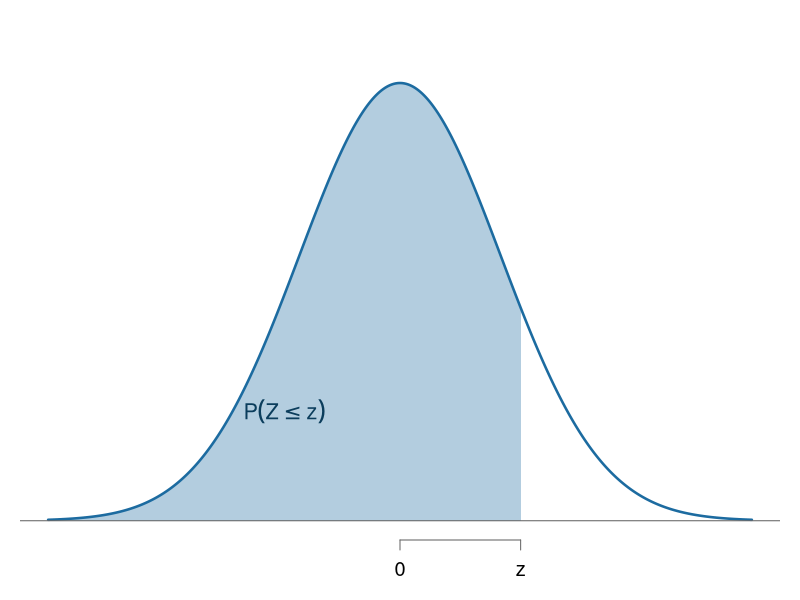
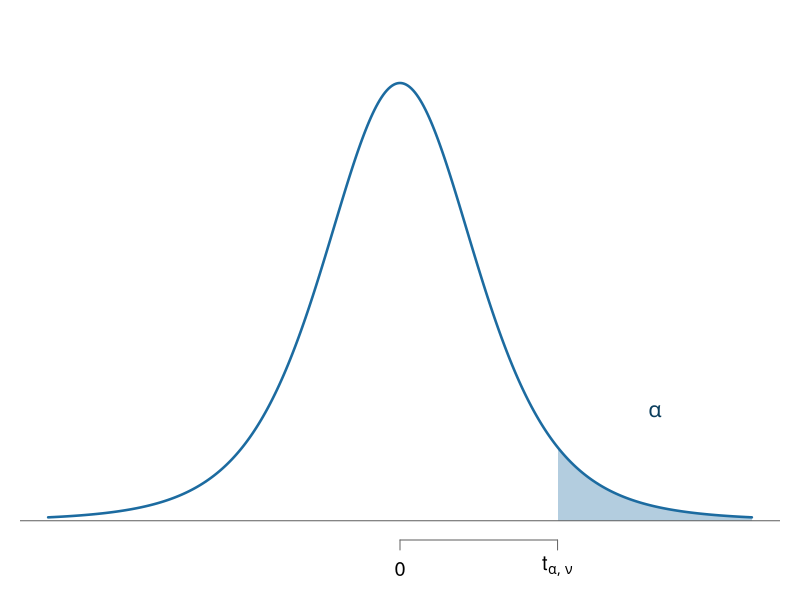
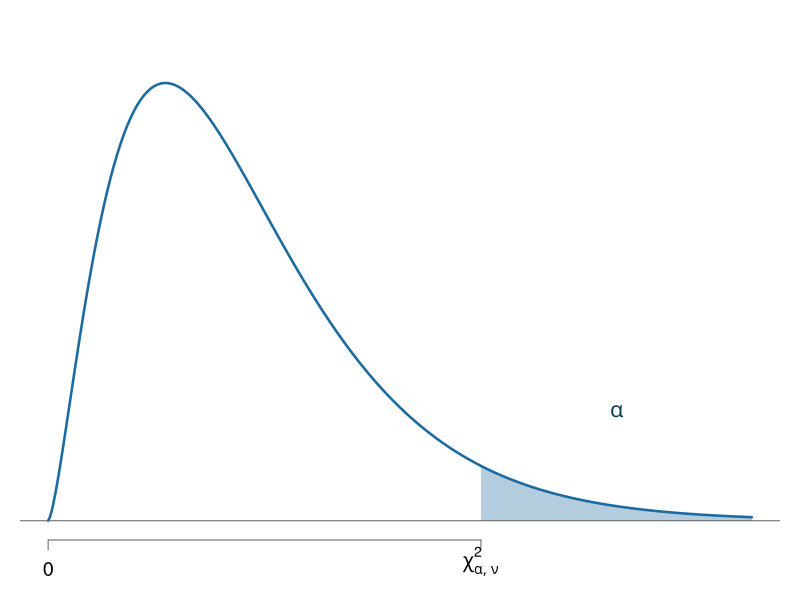
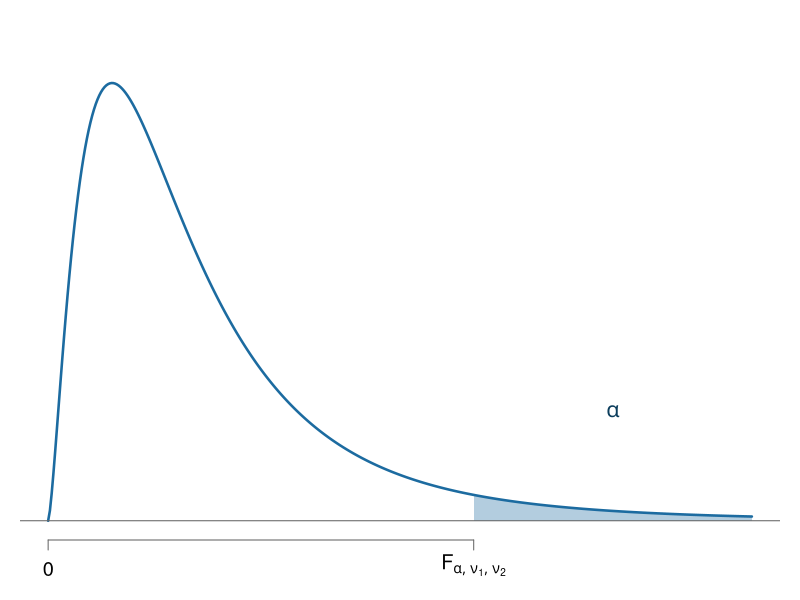

Recreate these plots in R, in order.
## ---- chunk 1
#| label: preparar-tablas
#| echo: false

library(kableExtra)
options(knitr.kable.NA = "")

# Da formato a un número sin notación científica y con d decimales
fmt <- function(x, d) formatC(x, format = "f", digits = d)

# Los valores muy pequeños se muestran con tres cifras significativas
fmt_signif <- function(x, d = 3) {
  ifelse(x < 0.1,
         formatC(signif(x, 3), format = "fg", digits = 3, flag = "#"),
         formatC(x, format = "f", digits = d))
}

# Estilo común de los cuadros del apéndice
estilo <- function(k, letra = 13) {
  k %>%
    kable_styling(full_width = FALSE, font_size = letra,
                  bootstrap_options = c("striped", "hover", "condensed")) %>%
    column_spec(1, bold = TRUE)
}
## ---- chunk 2
#| label: figura-areas
#| echo: false

# Dibuja una densidad y sombrea un área; se usa en las figuras del apéndice
dibujar_area <- function(f, desde, hasta, a, b, etiqueta, marcas, rotulos) {
  x <- seq(desde, hasta, length.out = 400)
  y <- f(x)
  plot(x, y, type = "n", axes = FALSE, xlab = "", ylab = "",
       ylim = c(0, max(y) * 1.1))
  xs <- seq(a, b, length.out = 200)
  polygon(c(a, xs, b), c(0, f(xs), 0), col = "#1C6BA055", border = NA)
  lines(x, y, lwd = 2.5, col = "#1C6BA0")
  abline(h = 0, col = "gray40")
  axis(1, at = marcas, labels = rotulos, tick = TRUE,
       col = "gray40", cex.axis = 1.2)
  text(mean(c(max(a, desde), min(b, hasta))), max(y) * 0.25, etiqueta,
       cex = 1.3, col = "#0b3d5c")
}
## ---- chunk 3
#| label: fig-apa-z
#| fig-cap: "Área que da la tabla Z."
#| fig-alt: "Curva normal estándar con el área sombreada a la izquierda de un valor z positivo"
#| echo: false
#| fig-width: 7
#| fig-height: 3

par(mar = c(3, 1, 1, 1))
dibujar_area(dnorm, -3.5, 3.5, -3.5, 1.2, expression(P(Z <= z)),
             marcas = c(0, 1.2), rotulos = expression(0, z))
## ---- chunk 4
#| label: calculo-z
#| echo: false

# Cuadro de la normal estándar: filas con el primer decimal y columnas con el segundo
tabla_z <- function(filas, signo) {
  m <- t(sapply(filas, function(z0) pnorm(signo * (z0 + (0:9) / 100))))
  rotulo <- paste0(if (signo < 0) "−" else "", fmt(filas, 1))
  data.frame(z = rotulo, apply(m, 2, fmt, d = 4), check.names = FALSE)
}
z_neg <- tabla_z(seq(3.4, 0, by = -0.1), signo = -1)
z_pos <- tabla_z(seq(0, 3.4, by = 0.1), signo = 1)
encabezado_z <- c("<i>z</i>", sprintf("0.0%d", 0:9))
## ---- chunk 5
#| label: tbl-apa-z-neg
#| tbl-cap: "Normal estándar: $P(Z \\le z)$ para $z$ negativos."
#| echo: false

z_neg %>%
  kbl(col.names = encabezado_z, escape = FALSE, align = "c") %>%
  estilo()
## ---- chunk 6
#| label: tbl-apa-z-pos
#| tbl-cap: "Normal estándar: $P(Z \\le z)$ para $z$ positivos."
#| echo: false

z_pos %>%
  kbl(col.names = encabezado_z, escape = FALSE, align = "c") %>%
  estilo()
## ---- chunk 7
# Con el valor redondeado, igual que en la tabla
pnorm(-1.67)

# Sin redondear z: R estandariza solo si se le dan la media y la desviación
pnorm(25, mean = 30, sd = 3)
## ---- chunk 8
#| label: fig-apa-t
#| fig-cap: "Área que da la tabla t."
#| fig-alt: "Curva t de Student con el área sombreada a la derecha del valor crítico"
#| echo: false
#| fig-width: 7
#| fig-height: 3

par(mar = c(3, 1, 1, 1))
dibujar_area(function(x) dt(x, df = 5), -4.5, 4.5, 2.015, 4.5,
             expression(alpha), marcas = c(0, 2.015),
             rotulos = expression(0, t[list(alpha, nu)]))
## ---- chunk 9
#| label: tbl-apa-t
#| tbl-cap: "Valores críticos $t_{\\alpha,\\nu}$ con área $\\alpha$ a la derecha."
#| echo: false

alfas_t <- c(0.10, 0.05, 0.025, 0.01, 0.005, 0.001, 0.0005)
nu_t <- c(1:30, 40, 50, 60, 80, 100, 120, Inf)
m_t <- sapply(alfas_t, function(a) qt(1 - a, df = nu_t))
tab_t <- data.frame(nu = ifelse(is.infinite(nu_t), "∞", nu_t), apply(m_t, 2, fmt, d = 3))

tab_t %>%
  kbl(col.names = c("<i>ν</i>", paste0("<i>α</i> = ", alfas_t)),
      escape = FALSE, align = "c") %>%
  estilo()
## ---- chunk 10
# Área a la izquierda = 1 - 0.025 = 0.975
qt(0.975, df = 9)
## ---- chunk 11
#| label: fig-apa-chi
#| fig-cap: "Área que da la tabla chi-cuadrado."
#| fig-alt: "Curva chi-cuadrado asimétrica con el área sombreada a la derecha del valor crítico"
#| echo: false
#| fig-width: 7
#| fig-height: 3

par(mar = c(3, 1, 1, 1))
dibujar_area(function(x) dchisq(x, df = 5), 0, 18, 11.07, 18,
             expression(alpha), marcas = c(0, 11.07),
             rotulos = expression(0, chi[list(alpha, nu)]^2))
## ---- chunk 12
#| label: tbl-apa-chi
#| tbl-cap: "Valores críticos $\\chi^2_{\\alpha,\\nu}$ con área $\\alpha$ a la derecha."
#| echo: false

alfas_chi <- c(0.995, 0.99, 0.975, 0.95, 0.90, 0.10, 0.05, 0.025, 0.01, 0.005)
nu_chi <- c(1:30, seq(40, 100, by = 10))
m_chi <- sapply(alfas_chi, function(a) qchisq(1 - a, df = nu_chi))
tab_chi <- data.frame(nu = nu_chi, apply(m_chi, 2, fmt_signif, d = 3))

tab_chi %>%
  kbl(col.names = c("<i>ν</i>", paste0("<i>α</i> = ", alfas_chi)),
      escape = FALSE, align = "c") %>%
  estilo(letra = 12)
## ---- chunk 13
# qchisq() recibe el área a la izquierda
qchisq(0.975, df = 9)   # valor de la derecha
qchisq(0.025, df = 9)   # valor de la izquierda
## ---- chunk 14
#| label: fig-apa-f
#| fig-cap: "Área que da la tabla F."
#| fig-alt: "Curva F asimétrica con el área sombreada a la derecha del valor crítico"
#| echo: false
#| fig-width: 7
#| fig-height: 3

par(mar = c(3, 1, 1, 1))
dibujar_area(function(x) df(x, df1 = 5, df2 = 10), 0, 5.5, 3.326, 5.5,
             expression(alpha), marcas = c(0, 3.326),
             rotulos = expression(0, F[list(alpha, nu[1], nu[2])]))
## ---- chunk 15
#| label: calculo-f
#| echo: false

nu1_f <- c(1:10, 12, 15, 20, 24, 30, 40, 60, 120, Inf)
nu2_f <- c(1:30, 40, 60, 120, Inf)
inf_txt <- function(v) ifelse(is.infinite(v), "∞", v)

cuadro_f <- function(alfa) {
  m <- outer(nu2_f, nu1_f, function(n2, n1) qf(1 - alfa, df1 = n1, df2 = n2))
  tab <- data.frame(inf_txt(nu2_f), apply(m, 2, fmt, d = 2), check.names = FALSE)
  tab %>%
    kbl(col.names = c("<i>ν</i><sub>2</sub> \\ <i>ν</i><sub>1</sub>", inf_txt(nu1_f)),
        escape = FALSE, align = "c") %>%
    estilo(letra = 11) %>%
    scroll_box(width = "100%")
}
## ---- chunk 16
#| label: tbl-apa-f10
#| tbl-cap: "Valores críticos $F_{0.10,\\nu_1,\\nu_2}$."
#| echo: false

cuadro_f(0.10)
## ---- chunk 17
#| label: tbl-apa-f05
#| tbl-cap: "Valores críticos $F_{0.05,\\nu_1,\\nu_2}$."
#| echo: false

cuadro_f(0.05)
## ---- chunk 18
#| label: tbl-apa-f025
#| tbl-cap: "Valores críticos $F_{0.025,\\nu_1,\\nu_2}$."
#| echo: false

cuadro_f(0.025)
## ---- chunk 19
#| label: tbl-apa-f01
#| tbl-cap: "Valores críticos $F_{0.01,\\nu_1,\\nu_2}$."
#| echo: false

cuadro_f(0.01)
## ---- chunk 20
qf(0.95, df1 = 7, df2 = 9)       # cola derecha
qf(0.05, df1 = 7, df2 = 9)       # cola izquierda, directo
1 / qf(0.95, df1 = 9, df2 = 7)   # cola izquierda con la ecuación
## ---- chunk 21
#| label: calculo-binomial
#| echo: false

p_bin <- c(0.05, 0.10, 0.15, 0.20, 0.25, 0.30, 0.40, 0.50,
           0.60, 0.70, 0.75, 0.80, 0.85, 0.90, 0.95)

cuadro_binomial <- function(enes) {
  filas <- do.call(rbind, lapply(enes, function(n) {
    x <- 0:n
    data.frame(x = x, sapply(p_bin, function(p) fmt(pbinom(x, size = n, prob = p), 3)),
               check.names = FALSE)
  }))
  largo <- enes + 1
  k <- filas %>%
    kbl(col.names = c("<i>x</i>", fmt(p_bin, 2)), escape = FALSE, align = "c",
        row.names = FALSE) %>%
    add_header_above(c(" " = 1, "<i>p</i>" = length(p_bin)), escape = FALSE) %>%
    estilo(letra = 11)
  inicio <- cumsum(c(1, head(largo, -1)))
  for (i in seq_along(enes)) {
    k <- k %>% pack_rows(paste0("n = ", enes[i]), inicio[i], inicio[i] + largo[i] - 1)
  }
  k %>% scroll_box(width = "100%")
}
## ---- chunk 22
#| label: tbl-apa-binom-1
#| tbl-cap: "Binomial: $P(X \\le x)$ para $n$ entre 1 y 5."
#| echo: false

cuadro_binomial(1:5)
## ---- chunk 23
#| label: tbl-apa-binom-2
#| tbl-cap: "Binomial: $P(X \\le x)$ para $n$ entre 6 y 10."
#| echo: false

cuadro_binomial(6:10)
## ---- chunk 24
#| label: tbl-apa-binom-3
#| tbl-cap: "Binomial: $P(X \\le x)$ para $n$ entre 11 y 15."
#| echo: false

cuadro_binomial(11:15)
## ---- chunk 25
#| label: tbl-apa-binom-4
#| tbl-cap: "Binomial: $P(X \\le x)$ para $n$ entre 16 y 20."
#| echo: false

cuadro_binomial(16:20)
## ---- chunk 26
pbinom(2, size = 20, prob = 0.10)       # a lo sumo 2
dbinom(2, size = 20, prob = 0.10)       # exactamente 2
1 - pbinom(2, size = 20, prob = 0.10)   # más de 2
## ---- chunk 27
#| label: calculo-q
#| echo: false

k_q <- c(2:10, 12, 15, 20)
gl_q <- c(2:20, 24, 30, 40, 60, 120, Inf)

cuadro_q <- function(alfa) {
  m <- outer(gl_q, k_q, function(g, k) qtukey(1 - alfa, nmeans = k, df = g))
  tab <- data.frame(inf_txt(gl_q), apply(m, 2, fmt, d = 2), check.names = FALSE)
  tab %>%
    kbl(col.names = c("<i>gl</i><sub>E</sub> \\ <i>k</i>", k_q),
        escape = FALSE, align = "c") %>%
    estilo(letra = 12) %>%
    scroll_box(width = "100%")
}
## ---- chunk 28
#| label: tbl-apa-q05
#| tbl-cap: "Rango estudentizado: valores críticos $q_{0.05;k,gl_E}$."
#| echo: false

cuadro_q(0.05)
## ---- chunk 29
#| label: tbl-apa-q01
#| tbl-cap: "Rango estudentizado: valores críticos $q_{0.01;k,gl_E}$."
#| echo: false

cuadro_q(0.01)
## ---- chunk 30
q_crit <- qtukey(0.95, nmeans = 4, df = 16)
q_crit
q_crit * sqrt(2.50 / 5)   # distancia mínima de Tukey (MPa)
